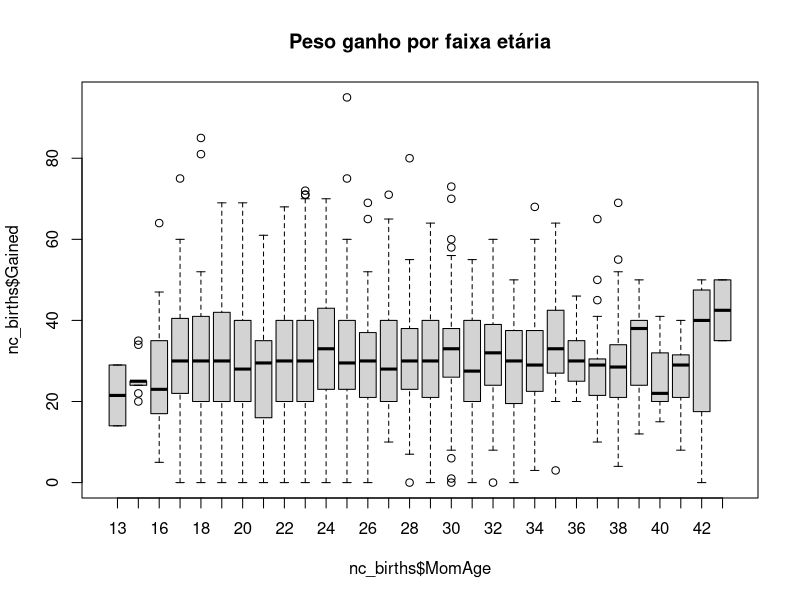
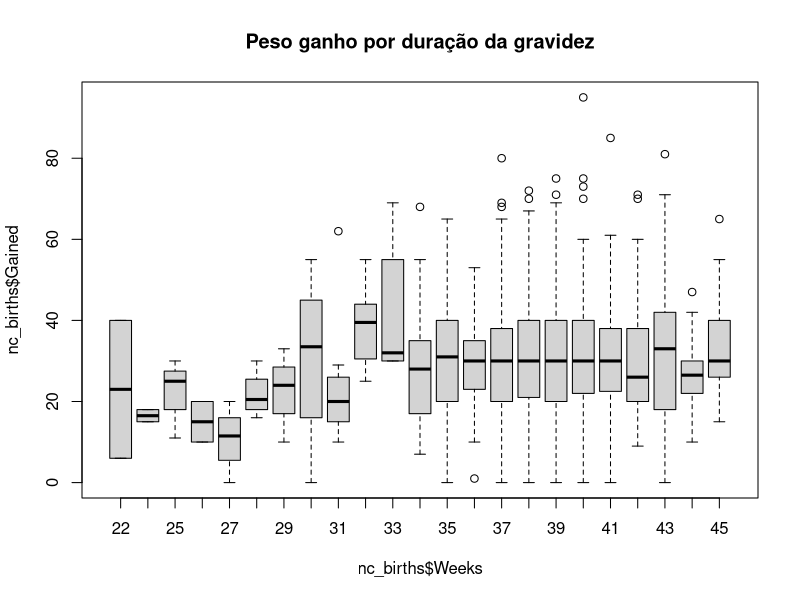
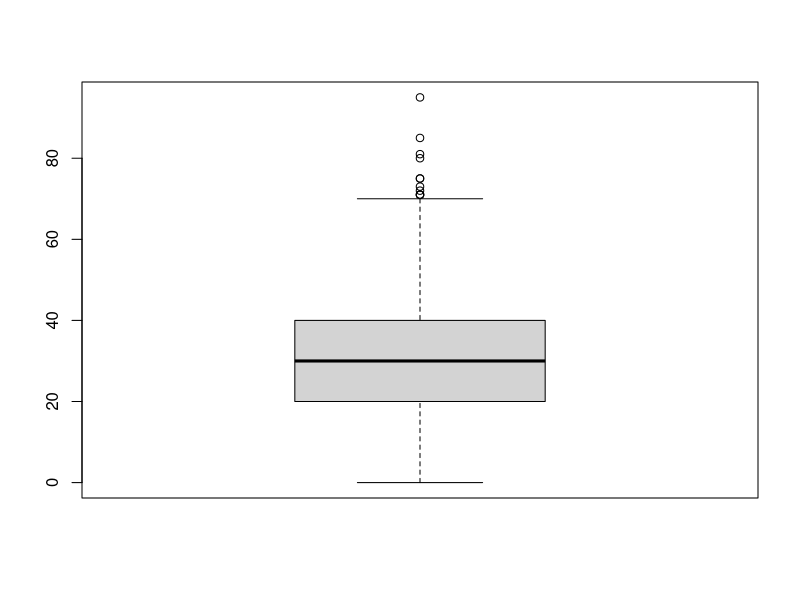
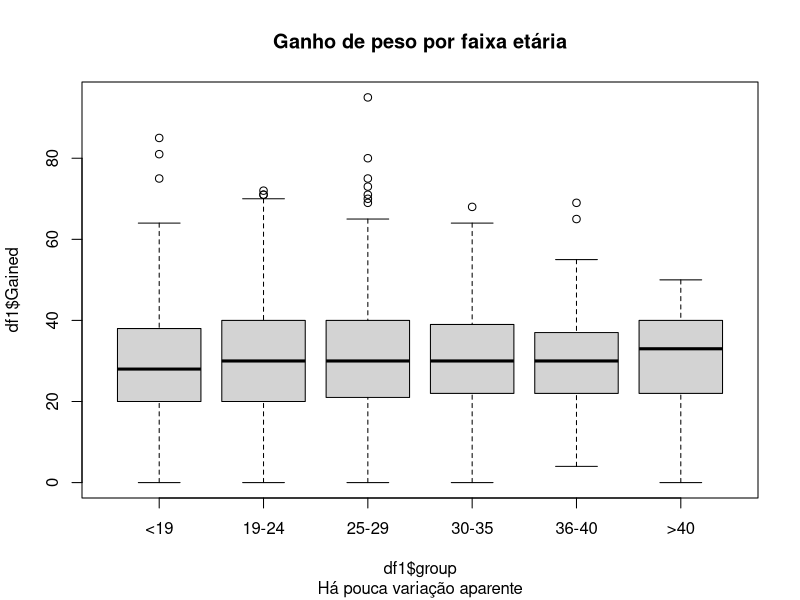
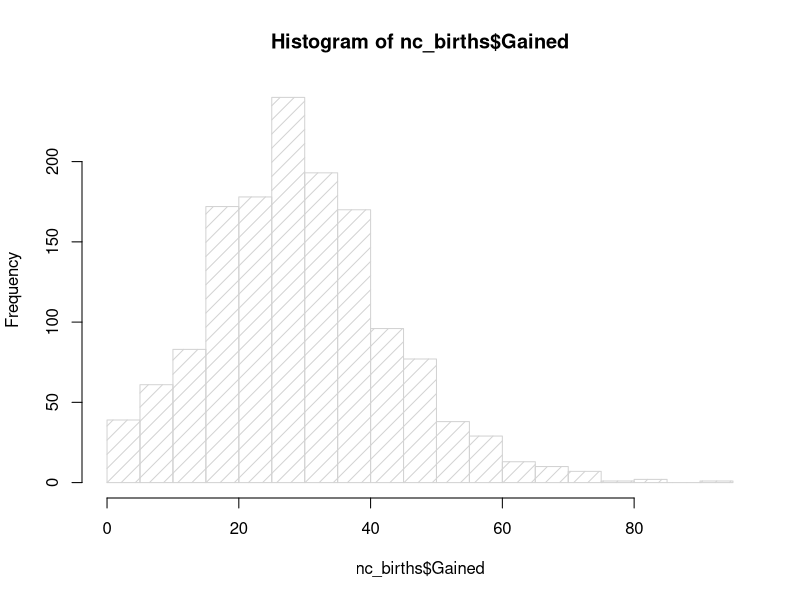
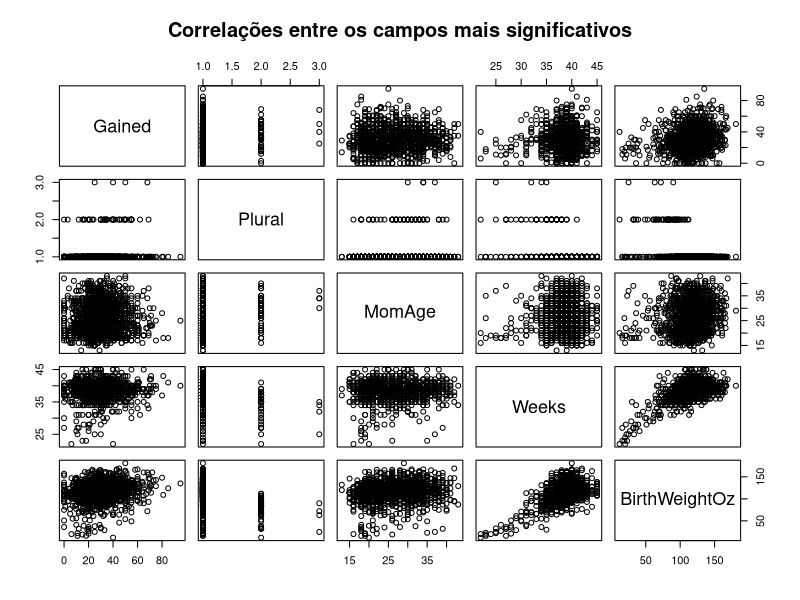
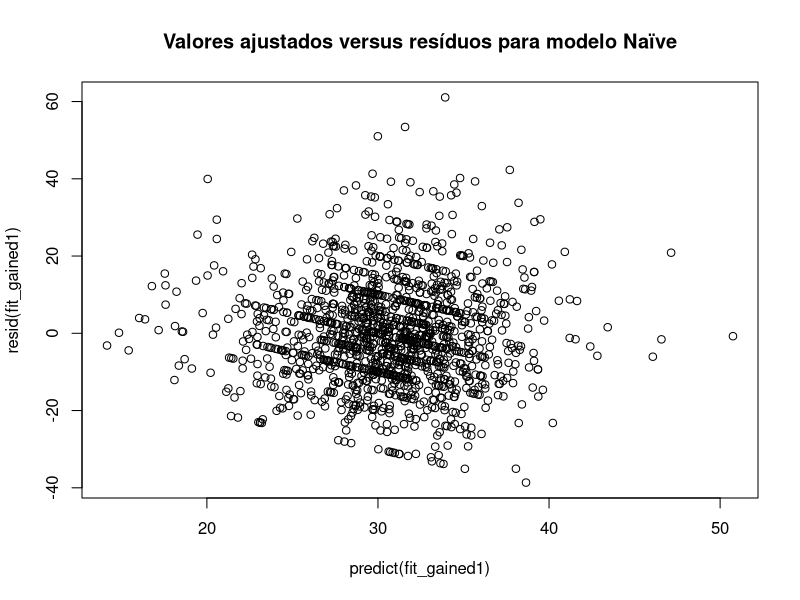
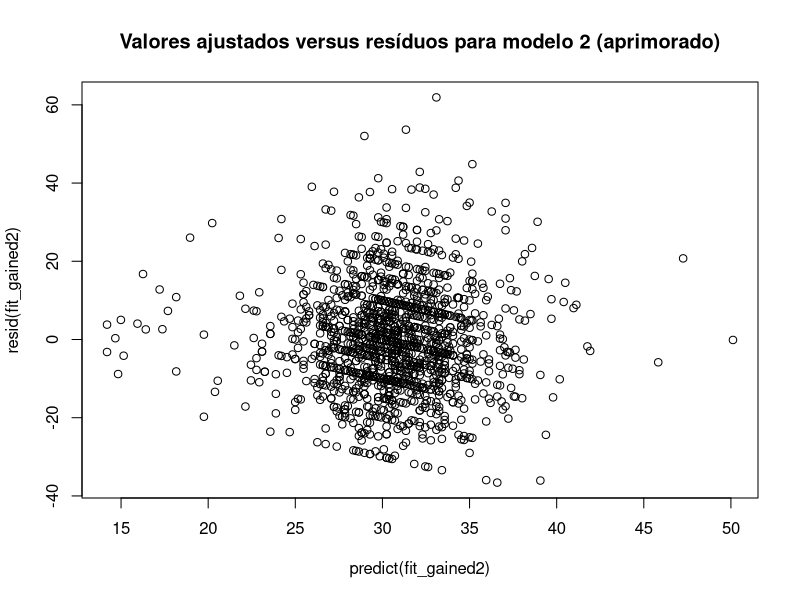

Generate these figures, in order, with R:
## ---- chunk 1
knitr::opts_chunk$set(echo = TRUE)
## ---- chunk 2
# bloco de código - item a


NCbirths = read.csv("NCbirths.csv")
nc_births = NCbirths
str(nc_births)
summary(nc_births)
## ---- chunk 3
boxplot(nc_births$Gained ~ nc_births$MomAge, main="Peso ganho por faixa etária")
boxplot(nc_births$Gained ~ nc_births$Weeks, main="Peso ganho por duração da gravidez")

# boxplot(nc_births$Gained ~ nc_births$MomRace + nc_births$RaceMom, main='Peso ganho por "Raça"') # Pouco útil sem fatores

## ---- chunk 4
for (race in unique(nc_births$MomRace)) { print(paste(race, nrow(nc_births[nc_births$MomRace == race,])))}


summary(nc_births[nc_births$MomRace=="hispanic", c("RaceMom", "HispMom")])  # Mostra que `RaceMom` é 5 para todas com `MomRace == hispanic`
JapasSoQueNao = nrow(nc_births[nc_births$RaceMom==5,])  # "Japanese", só que não
print(paste("Registros marcados como mães japonesas: ", JapasSoQueNao))

print("Mães com RaceMom == 5")
summary(nc_births[nc_births$RaceMom==5, c("MomRace", "HispMom")])
## ---- chunk 5
# summary(nc_births[nc_births$Low == "Y", c("BirthWeightOz", "BirthWeightGm")])
# summary(nc_births[nc_births$Low == "N", c("BirthWeightOz", "BirthWeightGm")])

# summary(nc_births[nc_births$BirthWeightGm > 2500, c("Low", "BirthWeightOz", "BirthWeightGm")])
nrow(nc_births[nc_births$BirthWeightGm > 2500 & nc_births$Low=='Y', c("Low", "BirthWeightOz", "BirthWeightGm")])  # Deve ser zero
nrow(nc_births[nc_births$BirthWeightGm <= 2500 & nc_births$Low=='N', c("Low", "BirthWeightOz", "BirthWeightGm")])  # Deve ser zero

## ---- chunk 6
col.sums = colSums(is.na(nc_births))
col.sums[col.sums>0]  # Verificação programática de quais colunas têm NAs

nc_births<- cbind(nc_births, somaNulos = rowSums(is.na(nc_births)))
NCB_NAs = nc_births[nc_births$somaNulos > 0,]
NCBnoNAs = nc_births[complete.cases(nc_births),]

## ---- chunk 7
# Fatorizar o que der

NCB_noId = function(ncbvar) {
    ncbvar$X <- NULL
    ncbvar$ID <- NULL  
    return(ncbvar)
}


NCB_factorize = function(ncbvar) {
    ncbvar$Plural <- factor(ncbvar$Plural, levels=c(1,2,3), labels=c('Single', 'Twins', 'Triplets'))
    ncbvar$Sex <- factor(ncbvar$Sex, levels=c(1,2), labels=c("M", "F"))
    ncbvar$Marital <- factor(ncbvar$Marital, labels=c("Married", "Not Married"))
    ncbvar$RaceMom <- factor(ncbvar$RaceMom, levels=c(1,2,3,4,5,7,8),  # There's no Hawaiian in this base
                               labels=c(
                                 "White",
                                 "Black",
                                 "AmericanIndian",
                                 "Chinese",
                                 "Hispanic",  # Era "Japanese", mas foi reconsiderado
                                 # "Hawaiian",  # Não foram encontrados registros
                                 "Filipino",
                                 "OtherAsianOrPacific"
                               ))
    # TODO: Check race assignments more thoroughly

    ncbvar$Smoke <- factor(ncbvar$Smoke, labels = c('N', 'Y'))  # Cuidado com os NAs
    ncbvar$HispMom <- factor(ncbvar$HispMom)
    ncbvar$Premie <- factor(ncbvar$Premie, labels=c("N", "Y"))
    ncbvar$Low <- factor(ncbvar$Low, labels=c("N", "Y"))

    return(ncbvar)
}

nc_births = NCB_noId(nc_births)
nc_births = NCB_factorize(nc_births)

## ---- chunk 8

# boxplot(nc_births$Gained ~ nc_births$MomRace + nc_births$RaceMom, main='Peso ganho por "Raça"') # Pouco útil sem fatores
## ---- chunk 9
# bloco de código - item b

summary(nc_births$BirthWeightGm/nc_births$BirthWeightOz)
if (mean(nc_births$BirthWeightGm/nc_births$BirthWeightOz)/max(nc_births$BirthWeightGm/nc_births$BirthWeightOz) != 1 ) {
  error("Há um erro de conversão entre Oz e g")
} else {
  if (max(nc_births$BirthWeightGm/nc_births$BirthWeightOz) == 28.35)  {
    print("Todas as conversões de unidade estão corretas")
  } else {
    print("Embora consistentes, as conversões não estão corretas")
  }
}


## ---- chunk 10
 boxplot(nc_births$Gained)
df1 = transform(nc_births, group=cut(MomAge, breaks = c(-Inf, 18, 24, 30, 35, 40, +Inf), labels = c('<19', '19-24', '25-29', '30-35', '36-40', '>40')))
boxplot(df1$Gained ~ df1$group, main="Ganho de peso por faixa etária", sub="Há pouca variação aparente")

hist(nc_births$Gained, density = 10, breaks = 30)
sw_gained = shapiro.test(nc_births$Gained)

gained_mean = mean(nc_births$Gained, na.rm = T)

## ---- chunk 11
fit_gained1 = lm(Gained ~ ., data=nc_births)
summary(fit_gained1)

## ---- chunk 12

# pairs(Gained ~ ., data=nc_births)
pairs(Gained ~ Plural + MomAge + Weeks + BirthWeightOz, 
      data=nc_births,
      main = "Correlações entre os campos mais significativos"
      )

# fit_gained1_noNAs = lm(Gained ~ ., data=nc_births, na.action = na.omit) 
# summary(fit_gained1_noNAs)

# NCBnoNAs = nc_births[]

## ---- chunk 13
fit_gained2 = lm(Gained ~ Plural + BirthWeightOz, data = nc_births)
summary(fit_gained2)
## ---- chunk 14

## ---- chunk 15
# bloco de código - item c
plot(predict(fit_gained1), resid(fit_gained1),   # data=nc_births,
     main="Valores ajustados versus resíduos para modelo Naïve")

plot(predict(fit_gained2), resid(fit_gained2),   # data=nc_births,
     main="Valores ajustados versus resíduos para modelo 2 (aprimorado)")


## ---- chunk 16
# bloco de código - item d



## ---- chunk 17
# bloco de código - item e
